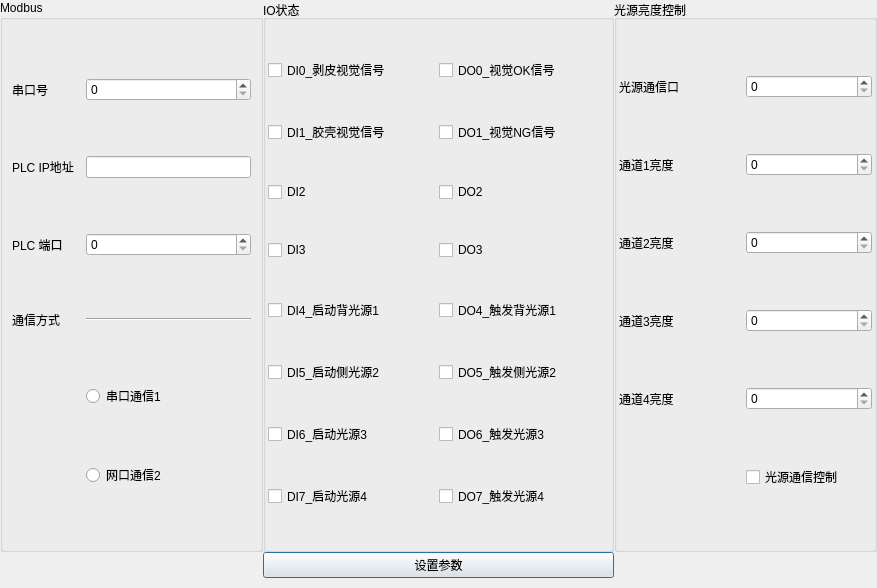
<?xml version="1.0" encoding="UTF-8"?>
<ui version="4.0">
 <class>IOParamDialog</class>
 <widget class="QDialog" name="IOParamDialog">
  <property name="geometry">
   <rect>
    <x>0</x>
    <y>0</y>
    <width>877</width>
    <height>588</height>
   </rect>
  </property>
  <property name="windowTitle">
   <string>IOParamDialog</string>
  </property>
  <layout class="QHBoxLayout" name="horizontalLayout">
   <property name="spacing">
    <number>0</number>
   </property>
   <property name="leftMargin">
    <number>0</number>
   </property>
   <property name="topMargin">
    <number>0</number>
   </property>
   <property name="rightMargin">
    <number>0</number>
   </property>
   <property name="bottomMargin">
    <number>0</number>
   </property>
   <item>
    <layout class="QGridLayout" name="gridLayout" columnstretch="3,4,3">
     <property name="bottomMargin">
      <number>10</number>
     </property>
     <item row="0" column="2">
      <widget class="QGroupBox" name="groupBox_3">
       <property name="title">
        <string>光源亮度控制</string>
       </property>
       <layout class="QGridLayout" name="gridLayout_4">
        <property name="leftMargin">
         <number>2</number>
        </property>
        <property name="topMargin">
         <number>0</number>
        </property>
        <property name="rightMargin">
         <number>2</number>
        </property>
        <property name="bottomMargin">
         <number>0</number>
        </property>
        <property name="spacing">
         <number>0</number>
        </property>
        <item row="1" column="0">
         <widget class="QLabel" name="label_12">
          <property name="text">
           <string>通道1亮度</string>
          </property>
         </widget>
        </item>
        <item row="0" column="1">
         <widget class="QSpinBox" name="spinBox_lightPort"/>
        </item>
        <item row="0" column="0">
         <widget class="QLabel" name="label_11">
          <property name="text">
           <string>光源通信口</string>
          </property>
         </widget>
        </item>
        <item row="4" column="1">
         <widget class="QSpinBox" name="spinBox_ch4Brightness"/>
        </item>
        <item row="3" column="0">
         <widget class="QLabel" name="label_14">
          <property name="text">
           <string>通道3亮度</string>
          </property>
         </widget>
        </item>
        <item row="1" column="1">
         <widget class="QSpinBox" name="spinBox_ch1Brightness"/>
        </item>
        <item row="2" column="1">
         <widget class="QSpinBox" name="spinBox_ch2Brightness"/>
        </item>
        <item row="3" column="1">
         <widget class="QSpinBox" name="spinBox_ch3Brightness"/>
        </item>
        <item row="2" column="0">
         <widget class="QLabel" name="label_13">
          <property name="text">
           <string>通道2亮度</string>
          </property>
         </widget>
        </item>
        <item row="4" column="0">
         <widget class="QLabel" name="label_15">
          <property name="text">
           <string>通道4亮度</string>
          </property>
         </widget>
        </item>
        <item row="5" column="1">
         <widget class="QCheckBox" name="checkBox_lightSControl">
          <property name="text">
           <string>光源通信控制</string>
          </property>
         </widget>
        </item>
       </layout>
      </widget>
     </item>
     <item row="0" column="1">
      <widget class="QGroupBox" name="groupBox_2">
       <property name="title">
        <string>IO状态</string>
       </property>
       <layout class="QGridLayout" name="gridLayout_2">
        <property name="leftMargin">
         <number>2</number>
        </property>
        <property name="topMargin">
         <number>0</number>
        </property>
        <property name="rightMargin">
         <number>2</number>
        </property>
        <property name="bottomMargin">
         <number>0</number>
        </property>
        <property name="spacing">
         <number>0</number>
        </property>
        <item row="4" column="0">
         <widget class="QCheckBox" name="checkBox_DI4">
          <property name="text">
           <string>DI4_启动背光源1</string>
          </property>
         </widget>
        </item>
        <item row="1" column="0">
         <widget class="QCheckBox" name="checkBox_DI1">
          <property name="text">
           <string>DI1_胶壳视觉信号</string>
          </property>
         </widget>
        </item>
        <item row="6" column="1">
         <widget class="QCheckBox" name="checkBox_DO6">
          <property name="text">
           <string>DO6_触发光源3</string>
          </property>
         </widget>
        </item>
        <item row="2" column="0">
         <widget class="QCheckBox" name="checkBox_DI2">
          <property name="text">
           <string>DI2</string>
          </property>
         </widget>
        </item>
        <item row="2" column="1">
         <widget class="QCheckBox" name="checkBox_DO2">
          <property name="text">
           <string>DO2</string>
          </property>
         </widget>
        </item>
        <item row="7" column="0">
         <widget class="QCheckBox" name="checkBox_DI7">
          <property name="text">
           <string>DI7_启动光源4</string>
          </property>
         </widget>
        </item>
        <item row="3" column="0">
         <widget class="QCheckBox" name="checkBox_DI3">
          <property name="text">
           <string>DI3</string>
          </property>
         </widget>
        </item>
        <item row="5" column="1">
         <widget class="QCheckBox" name="checkBox_DO5">
          <property name="text">
           <string>DO5_触发侧光源2</string>
          </property>
         </widget>
        </item>
        <item row="0" column="1">
         <widget class="QCheckBox" name="checkBox_DO0">
          <property name="text">
           <string>DO0_视觉OK信号</string>
          </property>
         </widget>
        </item>
        <item row="3" column="1">
         <widget class="QCheckBox" name="checkBox_DO3">
          <property name="text">
           <string>DO3</string>
          </property>
         </widget>
        </item>
        <item row="1" column="1">
         <widget class="QCheckBox" name="checkBox_DO1">
          <property name="text">
           <string>DO1_视觉NG信号</string>
          </property>
         </widget>
        </item>
        <item row="5" column="0">
         <widget class="QCheckBox" name="checkBox_DI5">
          <property name="text">
           <string>DI5_启动侧光源2</string>
          </property>
         </widget>
        </item>
        <item row="6" column="0">
         <widget class="QCheckBox" name="checkBox_DI6">
          <property name="text">
           <string>DI6_启动光源3</string>
          </property>
         </widget>
        </item>
        <item row="7" column="1">
         <widget class="QCheckBox" name="checkBox_DO7">
          <property name="text">
           <string>DO7_触发光源4</string>
          </property>
         </widget>
        </item>
        <item row="0" column="0">
         <widget class="QCheckBox" name="checkBox_DI0">
          <property name="text">
           <string>DI0_剥皮视觉信号</string>
          </property>
         </widget>
        </item>
        <item row="4" column="1">
         <widget class="QCheckBox" name="checkBox_DO4">
          <property name="text">
           <string>DO4_触发背光源1</string>
          </property>
         </widget>
        </item>
       </layout>
      </widget>
     </item>
     <item row="1" column="1">
      <widget class="QPushButton" name="pushButton_setParam">
       <property name="text">
        <string>设置参数</string>
       </property>
      </widget>
     </item>
     <item row="0" column="0">
      <widget class="QGroupBox" name="groupBox">
       <property name="title">
        <string>Modbus</string>
       </property>
       <layout class="QGridLayout" name="gridLayout_3">
        <item row="0" column="2">
         <widget class="QSpinBox" name="spinBox_comPort"/>
        </item>
        <item row="1" column="0">
         <widget class="QLabel" name="label_2">
          <property name="text">
           <string>PLC IP地址</string>
          </property>
         </widget>
        </item>
        <item row="4" column="2">
         <widget class="QRadioButton" name="radioButton_rtu">
          <property name="text">
           <string>串口通信1</string>
          </property>
         </widget>
        </item>
        <item row="3" column="0">
         <widget class="QLabel" name="label_4">
          <property name="text">
           <string>通信方式</string>
          </property>
         </widget>
        </item>
        <item row="2" column="2">
         <widget class="QSpinBox" name="spinBox_ipPort"/>
        </item>
        <item row="3" column="1">
         <widget class="Line" name="line">
          <property name="orientation">
           <enum>Qt::Orientation::Horizontal</enum>
          </property>
         </widget>
        </item>
        <item row="2" column="0">
         <widget class="QLabel" name="label_3">
          <property name="text">
           <string>PLC 端口</string>
          </property>
         </widget>
        </item>
        <item row="0" column="0">
         <widget class="QLabel" name="label">
          <property name="text">
           <string>串口号</string>
          </property>
         </widget>
        </item>
        <item row="5" column="2">
         <widget class="QRadioButton" name="radioButton_tcp">
          <property name="text">
           <string>网口通信2</string>
          </property>
         </widget>
        </item>
        <item row="1" column="2">
         <widget class="QLineEdit" name="lineEdit_ipAddress"/>
        </item>
        <item row="3" column="2">
         <widget class="Line" name="line_2">
          <property name="orientation">
           <enum>Qt::Orientation::Horizontal</enum>
          </property>
         </widget>
        </item>
       </layout>
      </widget>
     </item>
    </layout>
   </item>
  </layout>
 </widget>
 <resources/>
 <connections/>
</ui>
